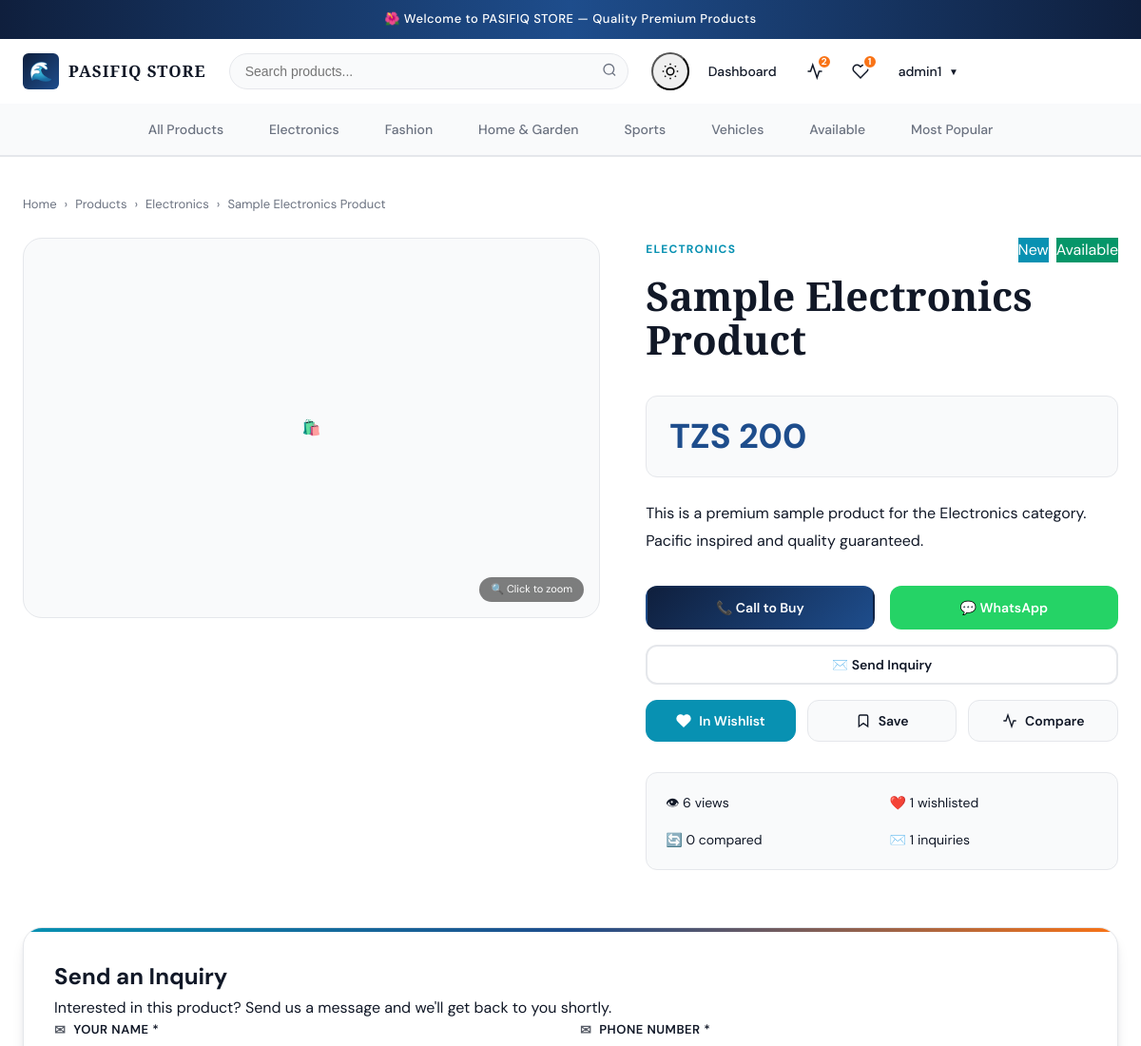
The app's page /products/sample-electronics-product/ (signed in, upper part), older data.
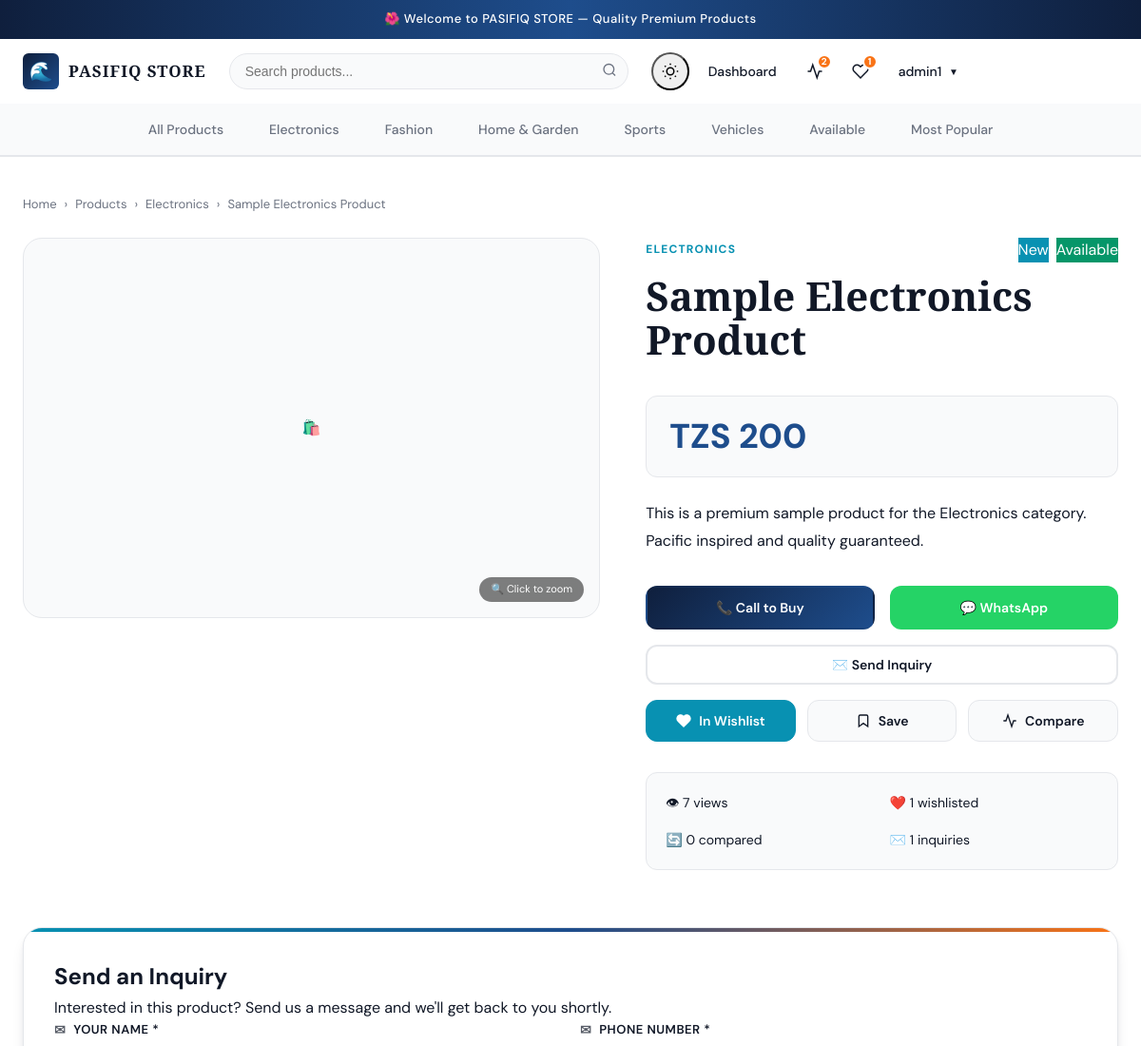
The same page, newer data.
### products/models.py (models this page shows, shortened)
class Product(models.Model):
    CONDITION_CHOICES = [
        ('new', 'New'),
        ('used', 'Used'),
        ('refurbished', 'Refurbished'),
    ]
    STATUS_CHOICES = [
        ('available', 'Available'),
        ('sold', 'Sold'),
        ('reserved', 'Reserved'),
        ('coming_soon', 'Coming Soon'),
    ]
    name = models.CharField(max_length=200)
    slug = models.SlugField(unique=True, max_length=250)
    category = models.ForeignKey('categories.Category', related_name='products', on_delete=models.SET_NULL, null=True)
    description = models.TextField()
    short_description = models.CharField(max_length=300, blank=True)
    price = models.DecimalField(max_digits=10, decimal_places=2, null=True, blank=True)
    condition = models.CharField(max_length=20, choices=CONDITION_CHOICES, default='new')
    status = models.CharField(max_length=20, choices=STATUS_CHOICES, default='available')
    tags = models.CharField(max_length=500, blank=True, help_text='Comma-separated tags')
    location = models.CharField(max_length=100, blank=True)
    is_featured = models.BooleanField(default=False)
    is_active = models.BooleanField(default=True)
    specifications = models.JSONField(default=dict, blank=True)
    meta_title = models.CharField(max_length=200, blank=True)
    meta_description = models.CharField(max_length=300, blank=True)
    view_count = models.PositiveIntegerField(default=0)
    wishlist_count = models.PositiveIntegerField(default=0)
    comparison_count = models.PositiveIntegerField(default=0)
    inquiry_count = models.PositiveIntegerField(default=0)
    average_rating = models.DecimalField(max_digits=3, decimal_places=2, default=0)
    review_count = models.PositiveIntegerField(default=0)
    created_at = models.DateTimeField(auto_now_add=True)
    updated_at = models.DateTimeField(auto_now=True)
    class Meta:
        db_table = 'products'
        ordering = ['-created_at']
        indexes = [
            models.Index(fields=['slug']),
            models.Index(fields=['category']),
            models.Index(fields=['status']),
            models.Index(fields=['is_featured']),
            models.Index(fields=['-view_count']),
        ]
    def get_absolute_url(self):
        from django.urls import reverse
        return reverse('products:detail', kwargs={'slug': self.slug})
    @property
    def primary_image(self):
        img = self.images.filter(is_primary=True).first()
        return img or self.images.first()
    @property
    def tag_list(self):
        return [t.strip() for t in self.tags.split(',') if t.strip()]
    @property
    def is_available(self):
        return self.status == 'available'
    def get_whatsapp_url(self):
        from django.conf import settings
        import urllib.parse
        msg = f"Hi! I'm interested in: {self.name}"
        if self.price:
            msg += f" (TZS {int(self.price)})"
        domain = getattr(settings, 'SITE_DOMAIN', 'localhost:8000')
        msg += f"\n\nProduct link: https://{domain}{self.get_absolute_url()}"
        return f"https://wa.me/{settings.STORE_WHATSAPP.replace('+','')}?text={urllib.parse.quote(msg)}"

### categories/models.py (models this page shows, shortened)
class Category(models.Model):
    name = models.CharField(max_length=100)
    slug = models.SlugField(unique=True)
    description = models.TextField(blank=True)
    image = models.ImageField(upload_to='categories/', blank=True, null=True)
    parent = models.ForeignKey('self', null=True, blank=True, related_name='children', on_delete=models.SET_NULL)
    is_active = models.BooleanField(default=True)
    sort_order = models.IntegerField(default=0)
    created_at = models.DateTimeField(auto_now_add=True)
    class Meta:
        db_table = 'categories'
        verbose_name_plural = 'categories'
        ordering = ['sort_order', 'name']
        indexes = [models.Index(fields=['slug']), models.Index(fields=['parent'])]
    def get_absolute_url(self):
        from django.urls import reverse
        return reverse('categories:detail', kwargs={'slug': self.slug})

### products/views.py (the view)
def product_detail(request, slug):
    product = get_object_or_404(Product, slug=slug, is_active=True)
    _track_view(request, product)
    related = Product.objects.filter(category=product.category, is_active=True).exclude(pk=product.pk).prefetch_related('images')[:4]
    in_wishlist = False
    in_saved = False
    user_rating = None
    if request.user.is_authenticated:
        from wishlist.models import WishlistItem
        from saved_items.models import SavedItem
        from ratings.models import Rating
        in_wishlist = WishlistItem.objects.filter(user=request.user, product=product).exists()
        in_saved = SavedItem.objects.filter(user=request.user, product=product).exists()
        try:
            user_rating = Rating.objects.get(user=request.user, product=product)
        except Rating.DoesNotExist:
            pass
    from ratings.models import Rating
    all_ratings = Rating.objects.filter(product=product).order_by('-created_at')
    total_ratings = all_ratings.count()
    rating_dist_with_pct = {}
    for i in range(5, 0, -1):
        count = all_ratings.filter(score=i).count()
        pct = (count / total_ratings * 100) if total_ratings > 0 else 0
        rating_dist_with_pct[i] = {'count': count, 'pct': pct}
    contact_form = MessageForm(initial={'sender_name': request.user.get_full_name() if request.user.is_authenticated else ''})
    return render(request, 'products/detail.html', {
        'product': product,
        'related_products': related,
        'in_wishlist': in_wishlist,
        'in_saved': in_saved,
        'user_rating': user_rating,
        'all_ratings': all_ratings[:10],
        'rating_dist_with_pct': rating_dist_with_pct,
        'contact_form': contact_form,
    })

### messaging/forms.py
class MessageForm(forms.ModelForm):
    class Meta:
        model = Message
        fields = ('sender_name', 'sender_phone', 'sender_email', 'subject', 'content')
        widgets = {
            'content': forms.Textarea(attrs={'rows': 5, 'placeholder': 'Your message...'}),
            'sender_name': forms.TextInput(attrs={'placeholder': 'Your full name'}),
            'sender_phone': forms.TextInput(attrs={'placeholder': '+1 234 567 8900'}),
            'sender_email': forms.EmailInput(attrs={'placeholder': 'your@email.com'}),
            'subject': forms.TextInput(attrs={'placeholder': 'Subject (optional)'}),
        }

### comparison/context_processors.py (called while the page is built)
def comparison_context(request):
    if request.user.is_authenticated:
        items = ComparisonItem.objects.filter(user=request.user)
    else:
        session_key = request.session.session_key
        items = ComparisonItem.objects.filter(session_key=session_key) if session_key else ComparisonItem.objects.none()
    return {
        'comparison_count': items.count(),
        'comparison_product_ids': list(items.values_list('product_id', flat=True)),
    }

### users/models.py (called while the page is built)
    def get_full_name(self):
        return f"{self.first_name} {self.last_name}".strip() or self.username

### templates/products/detail.html (shortened to what the changed rows need)
{% extends 'base.html' %}
{% load static %}
{% load core_tags %}
{% block extra_head %}
<link rel="stylesheet" href="{% static 'css/product-detail.css' %}">
{% endblock %}
{% block content %}
<div class="container product-detail-container">
    <nav class="breadcrumb">
        <a href="{% url 'core:home' %}">Home</a>
        <span>›</span>
        <a href="{% url 'products:list' %}">Products</a>
        {% if product.category %}
        <span>›</span>
        <a href="{{ product.category.get_absolute_url }}">{{ product.category.name }}</a>
        {% endif %}
        <span>›</span>
        <span>{{ product.name }}</span>
    </nav>
    <div class="product-detail-grid">
        <div class="product-info">
            <div class="product-info-header">
                {% if product.category %}
                <a href="{{ product.category.get_absolute_url }}" class="product-category-tag">
                    {{ product.category.name }}
                </a>
                {% endif %}
                <div class="product-badges-detail">
                    <span class="badge-condition badge-{{ product.condition }}">{{ product.get_condition_display }}</span>
                    <span class="badge-status badge-status-{{ product.status }}">{{ product.get_status_display }}</span>
                </div>
            </div>
            <h1 class="product-detail-title">{{ product.name }}</h1>
            <div class="product-price-detail">
                {% if product.price %}
                <span class="price-main">TZS {{ product.price|floatformat:0 }}</span>
                {% else %}
                <span class="price-contact">Contact for Price</span>
                {% endif %}
            </div>
            <div class="product-description">
                {{ product.description|linebreaks }}
            </div>
            <div class="product-actions">
                {% if product.is_available %}
                <a href="tel:{{ store_phone }}" class="btn btn-primary btn-contact">
                </a>
                <a href="{{ product.get_whatsapp_url }}" class="btn btn-whatsapp btn-contact" target="_blank"
                    rel="noopener">
                </a>
                {% endif %}
                <button class="btn btn-outline"
                    onclick="document.getElementById('inquiryForm').scrollIntoView({behavior:'smooth'})">
                </button>
            </div>
            <div class="product-secondary-actions">
                {% if request.user.is_authenticated %}
                <a href="{% url 'wishlist:toggle' product.pk %}"
                    class="secondary-action-btn {% if in_wishlist %}active{% endif %}">
                </a>
                <a href="{% url 'saved_items:toggle' product.pk %}"
                    class="secondary-action-btn {% if in_saved %}active{% endif %}">
                </a>
                {% endif %}
                <a href="{% url 'comparison:add' product.pk %}"
                    class="secondary-action-btn {% if product.pk in comparison_product_ids %}active{% endif %}">
                </a>
            </div>
            <div class="product-meta-detail">
                <span>👁 {{ product.view_count }} views</span>
                <span>❤️ {{ product.wishlist_count }} wishlisted</span>
                <span>🔄 {{ product.comparison_count }} compared</span>
                <span>✉️ {{ product.inquiry_count }} inquiries</span>
            </div>
        </div>
    </div>
    <div class="inquiry-section" id="inquiryForm">
        <h2>Send an Inquiry</h2>
    </div>
</div>
{% endblock %}

Row changes from the older to the newer data that the page shows:
changed Product "Sample Electronics Product": view_count "6" → "7"
